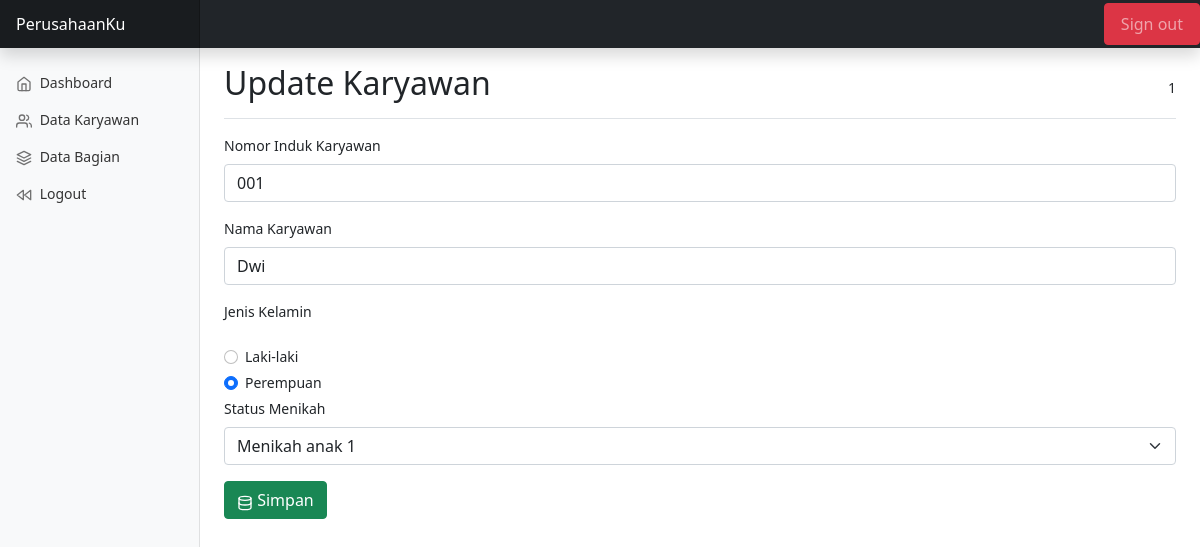
/pages/main.php?page=karyawanupdate&id=1 (signed in), run on the app's committed database.
### tables this page shows
CREATE TABLE `karyawan` (
  `id` int(11) NOT NULL,
  `nik` varchar(255) NOT NULL,
  `nama_karyawan` varchar(255) NOT NULL,
  `jenis_kelamin` enum('Laki-laki','Perempuan') NOT NULL,
  `status_menikah` enum('Belum Menikah','Menikah anak 0','Menikah anak 1','Menikah anak 2') NOT NULL
);

### pages/karyawan/karyawanupdate.php (the view, shortened to what this page needs)
<main class="col-md-9 ms-sm-auto col-lg-10 px-md-4">
    <div class="d-flex justify-content-between flex-wrap flex-md-nowrap align-items-center pt-3 pb-2 mb-3 border-bottom">
        <h1 class="h2">Update Karyawan</h1>
        <div class="btn-toolbar mb-2 mb-md-0">
            <?php
                $id =  $_GET['id'];
                echo $id;
                $findSQL = "SELECT * FROM karyawan WHERE id = ?";
                $database = new Database();
                $connection = $database->getConnection();
                $statement = $connection->prepare($findSQL);
                $statement->bindParam(1, $id);
                $statement->execute();
                $data = $statement->fetch();
            ?>
        </div>
    </div>
    <div>
        <form action="" method="post">
          <div class="mb-3">
            <label for="nik" class="form-label">Nomor Induk Karyawan</label>
            <input type="text" class="form-control" id="nik" name="nik" value="<?php echo $data['nik'] ?>"required>
          </div>
          <div class="mb-3">
            <label for="nama_karyawan" class="form-label">Nama Karyawan</label>
            <input type="text" class="form-control" id="nama_karyawan" name="nama_karyawan" value="<?php echo $data['nama_karyawan'] ?>"required>
          </div>
          <div class="mb-3">
            <label for="jenis_kelamin" class="form-label">Jenis Kelamin</label>
          </div>
          <div class="form-check">
              <input class="form-check-input" type="radio" value="Laki-laki" name="jenis_kelamin" id="jenis_kelamin1" <?php echo ($data['jenis_kelamin'] == 'Laki-laki') ? "checked" : "" ?> required>
              <label class="form-check-label" for="jenis_kelamin1">
                Laki-laki
              </label>
          </div>
          <div class="form-check">
              <input class="form-check-input" type="radio" value="Perempuan" name="jenis_kelamin" id="jenis_kelamin2" <?php echo ($data['jenis_kelamin'] == 'Perempuan') ? "checked" : "" ?> >
              <label class="form-check-label" for="jenis_kelamin2">
                Perempuan
              </label>
          </div>
          <div class="mb-3">
            <label for="status_menikah" class="form-label">Status Menikah</label>
            <select class="form-select" aria-label="Default select example" name="status_menikah" required>
              <option value="Menikah anak 1"<?php echo ($data['status_menikah'] == 'Menikah anak 1') ? "selected" : "" ?> >Menikah anak 1</option>
            </select>
          </div>
          <button class="btn btn-success" type="submit" name="button_simpan"><span data-feather="database"></span> Simpan</button>
        </form>
    </div>
</main>

### pages/dashboard.css (style rules this page uses)
body { font-size: .875rem; }
.feather { width: 16px; height: 16px; vertical-align: text-bottom; }

### data on the page
karyawan: nik "001", nama_karyawan "Dwi", jenis_kelamin "☐ Laki-laki", jenis_kelamin "☑ Perempuan", status_menikah "Menikah anak 1"

### other printed values
$id "1"
